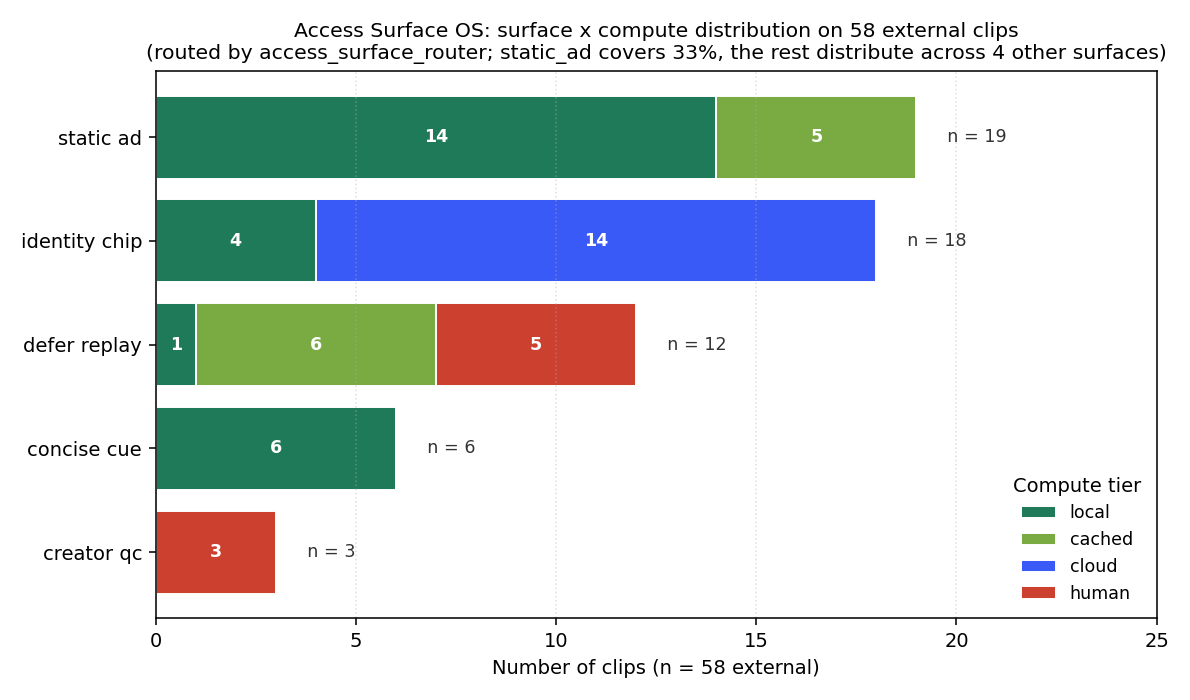

This figure's Python source:
"""Paper B Figure: surface distribution + compute tier on 58 external clips.

A simple grouped-bar (Sankey-lite) version since matplotlib lacks built-in
Sankey. Shows the 5 surfaces and how they distribute across 4 compute
tiers, plus risk level.
"""
from __future__ import annotations

import matplotlib.pyplot as plt
import numpy as np

OUT = "output/charts/scenetwin_access_surface_sankey.png"

# From cursor/methods/output/access_surface_router_summary.json
# surface_counts = {static_ad: 19, identity_chip: 18, defer_replay: 12,
#                   concise_cue: 6, creator_qc: 3}
# compute_tier_counts = {human: 8, cloud: 14, local: 25, cached: 11}
# risk_counts = {high: 7, medium: 15, low: 36}

SURFACE_COMPUTE = {
    "static_ad":     {"local": 14, "cached": 5,  "cloud": 0,  "human": 0},
    "identity_chip": {"local": 4,  "cached": 0,  "cloud": 14, "human": 0},
    "defer_replay":  {"local": 1,  "cached": 6,  "cloud": 0,  "human": 5},
    "concise_cue":   {"local": 6,  "cached": 0,  "cloud": 0,  "human": 0},
    "creator_qc":    {"local": 0,  "cached": 0,  "cloud": 0,  "human": 3},
}

surfaces = list(SURFACE_COMPUTE.keys())
computes = ["local", "cached", "cloud", "human"]
compute_color = {"local": "#1f7a5a", "cached": "#7aaa42",
                 "cloud": "#3a5af8", "human": "#cc4030"}

fig, ax = plt.subplots(figsize=(8.5, 5))
y = np.arange(len(surfaces))
left = np.zeros(len(surfaces))
for c in computes:
    vals = [SURFACE_COMPUTE[s][c] for s in surfaces]
    ax.barh(y, vals, left=left, color=compute_color[c],
            edgecolor="white", linewidth=1.0, label=c)
    # Annotate non-zero segments
    for yi, v, l in zip(y, vals, left):
        if v > 0:
            ax.text(l + v/2, yi, str(v), ha="center", va="center",
                    fontsize=9, color="white", weight="bold")
    left += np.array(vals)

# Totals at the end of each bar
totals = [sum(SURFACE_COMPUTE[s].values()) for s in surfaces]
for yi, t in zip(y, totals):
    ax.text(t + 0.5, yi, f"  n = {t}", va="center", fontsize=9, color="#333")

ax.set_yticks(y)
ax.set_yticklabels([s.replace("_", " ") for s in surfaces], fontsize=10)
ax.invert_yaxis()
ax.set_xlim(0, 25)
ax.set_xlabel("Number of clips (n = 58 external)")
ax.set_title("Access Surface OS: surface x compute distribution on 58 external clips\n"
             "(routed by access_surface_router; static_ad covers 33%, the rest distribute across 4 other surfaces)",
             fontsize=10.5)
ax.legend(title="Compute tier", loc="lower right", fontsize=9, frameon=False)
ax.grid(axis="x", linestyle=":", alpha=0.4)
plt.tight_layout()
plt.savefig(OUT, dpi=140)
print(f"saved {OUT}")
